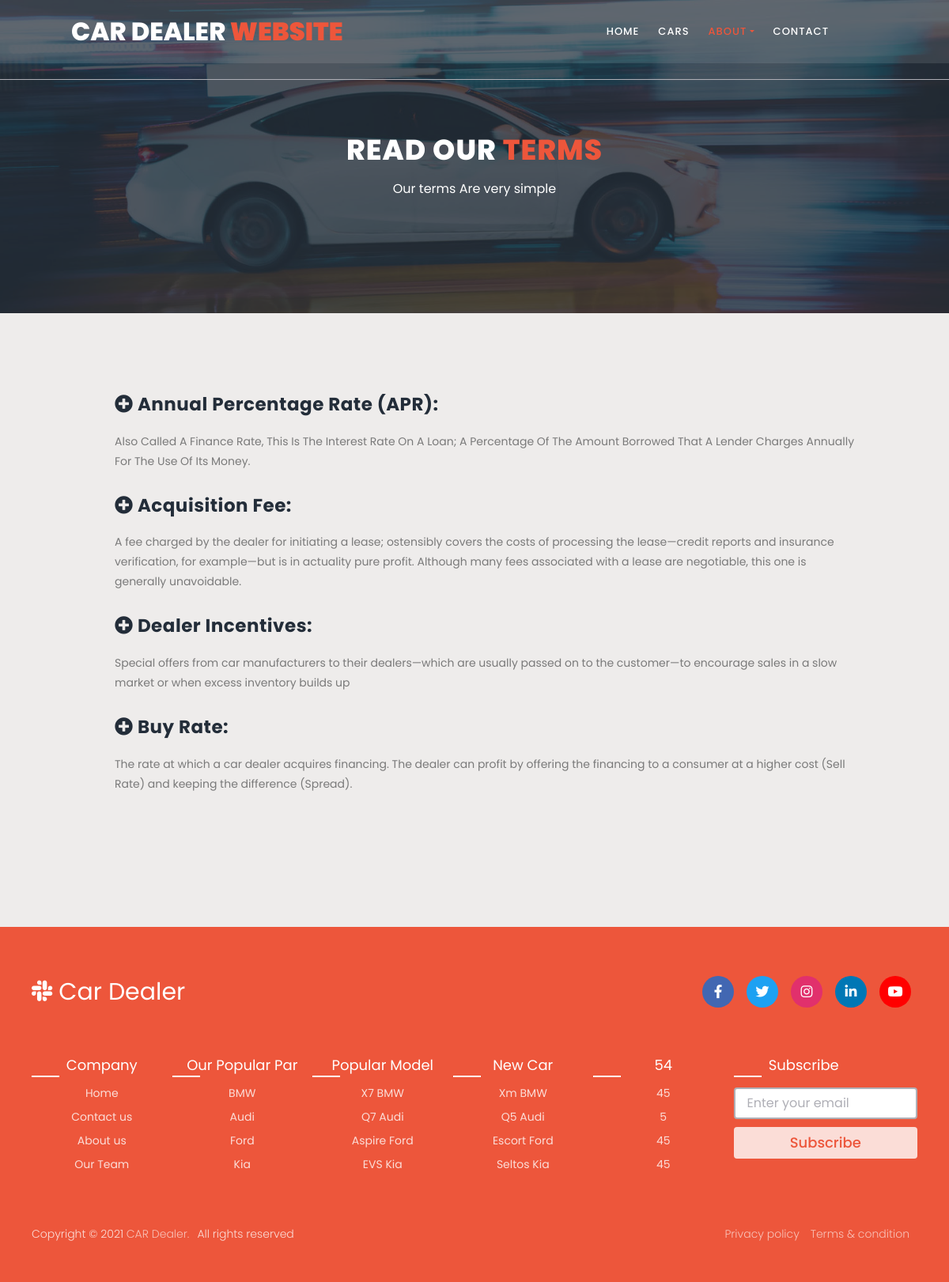
/user/terms.php, run on the app's committed database.
### tables this page shows
CREATE TABLE `terms` (
  `sno` int(11) NOT NULL,
  `qu` varchar(255) NOT NULL,
  `an` longtext NOT NULL
);

CREATE TABLE `footer` (
  `sno` int(11) NOT NULL,
  `title` varchar(255) NOT NULL,
  `value_1` varchar(255) NOT NULL,
  `value_2` varchar(255) NOT NULL,
  `value_3` varchar(255) NOT NULL,
  `value_4` varchar(255) NOT NULL,
  `created_on` datetime NOT NULL DEFAULT current_timestamp(),
  `updated_on` datetime NOT NULL DEFAULT current_timestamp()
);

### user/terms.php (the view, shortened to what this page needs)
<?php
include 'dbconnection.php';
$sql = "SELECT * FROM terms";
$result = $conn->query($sql);
?>
<!DOCTYPE html>
<html lang="en">
  <head>
    <link rel="stylesheet" type="text/css" href="assets/css/bootstrap.min.css">
    <link rel="stylesheet" type="text/css" href="assets/css/font-awesome.css">
    <link rel="stylesheet" href="assets/css/style.css">
    </head>
    <body>
    <header class="header-area header-sticky">
        <div class="container">
            <div class="row">
                <div class="col-12">
                    <nav class="main-nav">
                        <a href="index.php" class="logo">Car Dealer<em> Website</em></a>
                        <ul class="nav">
                            <li><a href="index.php">Home</a></li>
                            <li><a href="cars.php">Cars</a></li>
                            <li class="dropdown">
                                <a class="dropdown-toggle active" data-toggle="dropdown" href="#" role="button" aria-haspopup="true" aria-expanded="false">About</a>
                            </li>
                            <li><a href="contact.php">Contact</a></li>
                        </ul>
                    </nav>
                </div>
            </div>
        </div>
    </header>
    <section class="section section-bg" id="call-to-action" style="background-image: url(assets/images/banner-image-1-1920x500.jpg)">
        <div class="container">
            <div class="row">
                <div class="col-lg-10 offset-lg-1">
                    <div class="cta-content">
                        <br>
                        <br>
                        <h2>Read our <em>Terms</em></h2>
                        <p>Our terms Are very simple</p>
                    </div>
                </div>
            </div>
        </div>
    </section>
    <section class="section" id="our-classes">
        <div class="container">
            <br>
            <br>
            <br>
            <section class='tabs-content'>
            <?php if ($result->num_rows > 0) {
                     while ($rows=$result->fetch_assoc()){?>
              <article>
                <h4><i class="fa fa-plus-circle"></i> <?php echo $rows['qu']; ?></h4>
                <p><?php echo $rows['an']; ?></p>
              </article>
              <?php   }} ?>
            </section>
        </div>
    </section>
   <?php   include_once('footer.php');  ?>
  </body>
</html>

### user/footer.php (shortened to what this page needs)
<?php
include 'dbconnection.php';
$sql = "SELECT * FROM `footer`";
  $result = mysqli_query($conn, $sql);
?>
<!DOCTYPE html>
<html lang="en" dir="ltr">
  <head>
    <link rel="stylesheet" href="style.css">
    <link rel="stylesheet" href="https://cdnjs.cloudflare.com/ajax/libs/font-awesome/5.15.2/css/all.min.css"/>
   </head>
<body>
<footer>
    <div class="content">
      <div class="top">
        <div class="logo-details">
          <i class="fab fa-slack"></i>
          <span class="logo_name">Car Dealer</span>
        </div>
        <div class="media-icons">
          <a href="#"><i class="fab fa-facebook-f"></i></a>
          <a href="#"><i class="fab fa-twitter"></i></a>
          <a href="#"><i class="fab fa-instagram"></i></a>
          <a href="#"><i class="fab fa-linkedin-in"></i></a>
          <a href="#"><i class="fab fa-youtube"></i></a>
        </div>
      </div>
      <div class="link-boxes">
        <ul class="box">
          <li class="link_name">Company</li>
          <li><a href="index.html">Home</a></li>
          <li><a href="contact.php">Contact us</a></li>
          <li><a href="about.php">About us</a></li>
          <li><a href="team.php">Our Team</a></li>
        </ul>
        <?php if ($result->num_rows > 0) {
         while($row = mysqli_fetch_assoc($result)){?>
        <ul class="box">
          <li class="link_name"><?php echo $row['title'];?></li>
          <li><a href="#"><?php echo $row['value_1'];?></a></li>
          <li><a href="#"><?php echo $row['value_2'];?></a></li>
          <li><a href="#"><?php echo $row['value_3'];?></a></li>
          <li><a href="#"><?php echo $row['value_4'];?></a></li>
        </ul>
        <?php }} ?>
        <ul class="box input-box">
          <li class="link_name">Subscribe</li>
          <li><input type="text" placeholder="Enter your email"></li>
          <li><input type="button" value="Subscribe"></li>
        </ul>
      </div>
    </div>
    <div class="bottom-details">
      <div class="bottom_text">
        <span class="copyright_text">Copyright © 2021 <a href="#">CAR Dealer.</a>All rights reserved</span>
        <span class="policy_terms">
          <a href="#">Privacy policy</a>
          <a href="#">Terms & condition</a>
        </span>
      </div>
    </div>
  </footer>
</body>
</html>

### user/assets/css/style.css (style rules this page uses)
html, body, div, span, applet, object, iframe, h1, h2, h3, h4, h5, h6, p, blockquote, div pre, a, abbr, acronym, address, big, cite, code, del, dfn, em, font, img, ins, kbd, q, s, samp, small, strike, strong, sub, sup, tt, var, b, u, i, center, dl, dt, dd, ol, ul, li, figure, header, nav, section, article, aside, footer, figcaption { margin: 0; padding: 0; border: 0; outline: 0; }
ul, li { padding: 0; margin: 0; list-style: none; }
header, nav, section, article, aside, footer, hgroup { display: block; }
* { box-sizing: border-box; }
html, body { font-family: 'Poppins', sans-serif; font-weight: 400; background-color: #fff; font-size: 16px; -ms-text-size-adjust: 100%; -webkit-font-smoothing: antialiased; -moz-osx-font-smoothing: grayscale; }
a { text-decoration: none !important; }
h1, h2, h3, h4, h5, h6 { margin-top: 0px; margin-bottom: 0px; }
ul { margin-bottom: 0px; }
p { font-size: 14px; line-height: 25px; color: #7a7a7a; }
html, body { background: #fff; font-family: 'Poppins', sans-serif; }
.header-area { position: absolute; top: 0px; left: 0px; right: 0px; z-index: 100; height: 80px; background: rgba(250,250,250,0.1); -webkit-transition: all .5s ease 0s; -moz-transition: all .5s ease 0s; -o-transition: all .5s ease 0s; transition: all .5s ease 0s; }
.header-area .main-nav { min-height: 80px; background: transparent; }
.header-area .main-nav .logo { line-height: 80px; color: #fff; font-size: 32px; font-weight: 800; text-transform: uppercase; float: left; -webkit-transition: all 0.3s ease 0s; -moz-transition: all 0.3s ease 0s; -o-transition: all 0.3s ease 0s; transition: all 0.3s ease 0s; }
.header-area .main-nav .logo em { font-style: normal; color: #ed563b; font-weight: 900; }
.header-area .main-nav .nav { float: right; margin-top: 27px; margin-right: 0px; background-color: transparent; -webkit-transition: all 0.3s ease 0s; -moz-transition: all 0.3s ease 0s; -o-transition: all 0.3s ease 0s; transition: all 0.3s ease 0s; position: relative; z-index: 999; }
.header-area .main-nav .nav li { padding-left: 20px; padding-right: 20px; }
.header-area .main-nav .nav li a { display: block; font-weight: 500; font-size: 13px; color: #7a7a7a; text-transform: uppercase; -webkit-transition: all 0.3s ease 0s; -moz-transition: all 0.3s ease 0s; -o-transition: all 0.3s ease 0s; transition: all 0.3s ease 0s; height: 40px; line-height: 40px; border: transparent; letter-spacing: 1px; }
.header-area .main-nav .nav li a { color: #fff; }
.header-area .main-nav .nav li:hover > a, .header-area .main-nav .nav li > a.active { color: #ed563b!important; opacity: 1; }
.header-area.header-sticky { min-height: 80px; }
.header-area.header-sticky .nav { margin-top: 20px !important; }
.header-area.header-sticky .nav li a.active { color: #ed563b; }
@media (max-width: 1200px) { .header-area .main-nav .nav li { padding-left: 12px; padding-right: 12px; } }
@media (max-width: 1200px) { .header-area .main-nav:before { display: none; } }
@media (min-width: 767px) { .header-area .main-nav .nav { display: flex !important; } }
#call-to-action { padding: 120px 0px; background-image: url(../images/cta-bg.jpg); background-position: center center; background-repeat: no-repeat; background-size: cover; text-align: center; }
.cta-content h2 { font-size: 36px; text-transform: uppercase; font-weight: 800; color: #fff; letter-spacing: 1px; }
.cta-content h2 em { font-style: normal; color: #ed563b; }
.cta-content p { font-size: 16px; color: #fff; margin: 15px 0px 25px 0px; }
#our-classes { margin-bottom: 140px; }
.tabs-content { margin-left: 30px; text-align: left; display: inline-block; transition: all 0.3s; }
.tabs-content h4 { font-size: 23px; font-weight: 700; color: #232d39; letter-spacing: 0.5px; margin-bottom: 20px; margin-top: 30px; }
.tabs-content p { font-size: 14px; color: #7a7a7a; margin-bottom: 28px; }
.section-bg { background-position: center center; background-repeat: no-repeat; background-size: cover; position: relative; }
.section-bg:before { content:''; position: absolute; top: 0; left: 0; width: 100%; height: 100%; background-color: rgba(35,45,57,0.8); }
.section-bg > form, .section-bg .container { position: relative; z-index: 2 }
footer { text-align: center; padding: 30px 0px; }
a { color: #ed563b; }

### user/style.css (style rules this page uses)
body { background-color: #E3E7E8; font-family: system-ui; }
.container { width: 1000px; margin: auto; transition: 0.5s; }
header { display: grid; grid-template-columns: 1fr 50px; margin-top: 0px; }

### data on the page
terms: qu "Annual Percentage Rate (APR):", an "Also Called A Finance Rate, This Is The Interest Rate On A Loan; A Percentage Of The Amount Borrowed That A Lender Charges Annually For The Use Of Its Money."
terms: qu "Acquisition Fee:", an "A fee charged by the dealer for initiating a lease; ostensibly covers the costs of processing the lease—credit reports and insurance verification, for example—but is in actuality pure profit. Although many fees associated with a lease are negotiable, this one is generally unavoidable."
terms: qu "Dealer Incentives:", an "Special offers from car manufacturers to their dealers—which are usually passed on to the customer—to encourage sales in a slow market or when excess inventory builds up"
terms: qu "Buy Rate:", an "The rate at which a car dealer acquires financing. The dealer can profit by offering the financing to a consumer at a higher cost (Sell Rate) and keeping the difference (Spread)."
footer: title "Our Popular Par", value_1 "BMW", value_2 "Audi", value_3 "Ford", value_4 "Kia"
footer: title "Popular Model", value_1 "X7 BMW", value_2 "Q7 Audi", value_3 "Aspire Ford", value_4 "EVS Kia"
footer: title "New Car", value_1 "Xm BMW", value_2 "Q5 Audi", value_3 "Escort Ford", value_4 "Seltos Kia"
footer: title "54", value_1 "45", value_2 "5", value_3 "45", value_4 "45"
